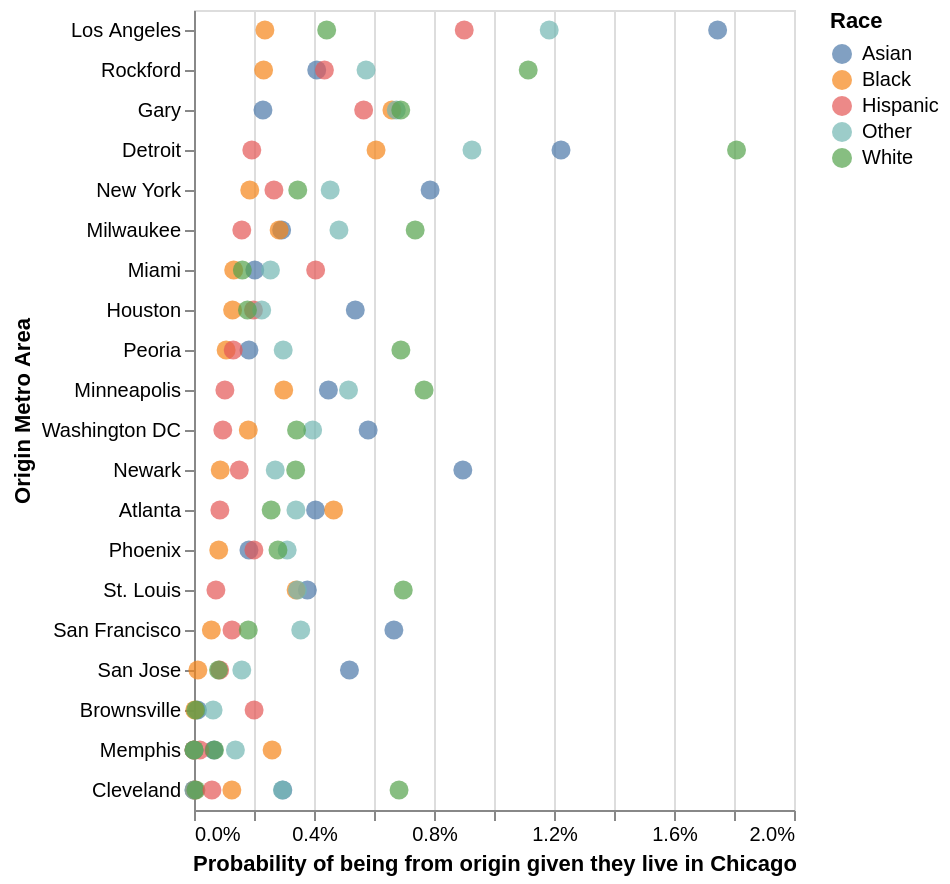

Notebook code cell kept with this figure:
### Code cell
#alt.themes.enable('dark')

chi_in = race[(race["d_cz_name"] == "Chicago") & (race["o_cz_name"] != "Chicago")]
top = (chi_in.sort_values("pr_o_d", ascending=False)
          .groupby("pool").head(8)["o_cz_name"].unique())

graph = alt.Chart(chi_in[chi_in["o_cz_name"].isin(top)]).mark_circle(size=90).encode(
    x=alt.X("pr_o_d:Q", axis=alt.Axis(format="%"), title = "Probability of being from origin given they live in Chicago"),
    y=alt.Y("o_cz_name:N", sort="-x", title = "Origin Metro Area"),
    color=alt.Color("pool:N").legend(title = "Race"),
)

#graph.save('graphs/graph5.png')
graph

### Figure 1 — Vega-Lite specification as saved in the notebook (floating-point values rounded to 4 significant figures)
{"usermeta": {"embedOptions": {"theme": "dark"}}, "config": {"view": {"continuousWidth": 300, "continuousHeight": 300}}, "data": {"name": "data-eb1e91a82b9a837c7d7d92c1ecb78fae"}, "mark": {"type": "circle", "size": 90}, "encoding": {"color": {"field": "pool", "legend": {"title": "Race"}, "type": "nominal"}, "x": {"axis": {"format": "%"}, "field": "pr_o_d", "title": "Probability of being from origin given they live in Chicago", "type": "quantitative"}, "y": {"field": "o_cz_name", "sort": "-x", "title": "Origin Metro Area", "type": "nominal"}}, "$schema": "https://vega.github.io/schema/vega-lite/v6.4.1.json", "datasets": {"data-eb1e91a82b9a837c7d7d92c1ecb78fae": [{"o_cz": 5202, "o_cz_name": "Memphis", "o_state_name": "Tennessee", "d_cz": 24300, "d_cz_name": "Chicago", "d_state_name": "Illinois", "n": 17, "n_tot_o": 1109, "n_tot_d": 25667, "pool": "Asian", "pr_d_o": 0.01533, "pr_o_d": 0.0006623}, {"o_cz": 5202, "o_cz_name": "Memphis", "o_state_name": "Tennessee", "d_cz": 24300, "d_cz_name": "Chicago", "d_state_name": "Illinois", "n": 423, "n_tot_o": 79866, "n_tot_d": 162478, "pool": "Black", "pr_d_o": 0.005296, "pr_o_d": 0.002603}, {"o_cz": 5202, "o_cz_name": "Memphis", "o_state_name": "Tennessee", "d_cz": 24300, "d_cz_name": "Chicago", "d_state_name": "Illinois", "n": 28, "n_tot_o": 2731, "n_tot_d": 143763, "pool": "Hispanic", "pr_d_o": 0.01025, "pr_o_d": 0.0001948}, {"o_cz": 5202, "o_cz_name": "Memphis", "o_state_name": "Tennessee", "d_cz": 24300, "d_cz_name": "Chicago", "d_state_name": "Illinois", "n": 52, "n_tot_o": 7968, "n_tot_d": 37668, "pool": "Other", "pr_d_o": 0.006526, "pr_o_d": 0.00138}, {"o_cz": 5202, "o_cz_name": "Memphis", "o_state_name": "Tennessee", "d_cz": 24300, "d_cz_name": "Chicago", "d_state_name": "Illinois", "n": 325, "n_tot_o": 62647, "n_tot_d": 475936, "pool": "White", "pr_d_o": 0.005188, "pr_o_d": 0.0006829}, {"o_cz": 6502, "o_cz_name": "Cleveland", "o_state_name": "Tennessee", "d_cz": 24300, "d_cz_name": "Chicago", "d_state_name": "Illinois", "n": 0, "n_tot_o": 63, "n_tot_d": 25667, "pool": "Asian", "pr_d_o": 0.0, "pr_o_d": 0.0}, {"o_cz": 6502, "o_cz_name": "Cleveland", "o_state_name": "Tennessee", "d_cz": 24300, "d_cz_name": "Chicago", "d_state_name": "Illinois", "n": 3, "n_tot_o": 879, "n_tot_d": 162478, "pool": "Black", "pr_d_o": 0.003413, "pr_o_d": 1.85e-05}, {"o_cz": 6502, "o_cz_name": "Cleveland", "o_state_name": "Tennessee", "d_cz": 24300, "d_cz_name": "Chicago", "d_state_name": "Illinois", "n": 3, "n_tot_o": 540, "n_tot_d": 143763, "pool": "Hispanic", "pr_d_o": 0.005556, "pr_o_d": 2.09e-05}, {"o_cz": 6502, "o_cz_name": "Cleveland", "o_state_name": "Tennessee", "d_cz": 24300, "d_cz_name": "Chicago", "d_state_name": "Illinois", "n": 0, "n_tot_o": 920, "n_tot_d": 37668, "pool": "Other", "pr_d_o": 0.0, "pr_o_d": 0.0}, {"o_cz": 6502, "o_cz_name": "Cleveland", "o_state_name": "Tennessee", "d_cz": 24300, "d_cz_name": "Chicago", "d_state_name": "Illinois", "n": 31, "n_tot_o": 19746, "n_tot_d": 475936, "pool": "White", "pr_d_o": 0.00157, "pr_o_d": 6.51e-05}, {"o_cz": 7000, "o_cz_name": "Miami", "o_state_name": "Florida", "d_cz": 24300, "d_cz_name": "Chicago", "d_state_name": "Illinois", "n": 52, "n_tot_o": 4710, "n_tot_d": 25667, "pool": "Asian", "pr_d_o": 0.01104, "pr_o_d": 0.002026}, {"o_cz": 7000, "o_cz_name": "Miami", "o_state_name": "Florida", "d_cz": 24300, "d_cz_name": "Chicago", "d_state_name": "Illinois", "n": 215, "n_tot_o": 99738, "n_tot_d": 162478, "pool": "Black", "pr_d_o": 0.002156, "pr_o_d": 0.001323}, {"o_cz": 7000, "o_cz_name": "Miami", "o_state_name": "Florida", "d_cz": 24300, "d_cz_name": "Chicago", "d_state_name": "Illinois", "n": 583, "n_tot_o": 130359, "n_tot_d": 143763, "pool": "Hispanic", "pr_d_o": 0.004472, "pr_o_d": 0.004055}, {"o_cz": 7000, "o_cz_name": "Miami", "o_state_name": "Florida", "d_cz": 24300, "d_cz_name": "Chicago", "d_state_name": "Illinois", "n": 96, "n_tot_o": 18337, "n_tot_d": 37668, "pool": "Other", "pr_d_o": 0.005235, "pr_o_d": 0.002549}, {"o_cz": 7000, "o_cz_name": "Miami", "o_state_name": "Florida", "d_cz": 24300, "d_cz_name": "Chicago", "d_state_name": "Illinois", "n": 767, "n_tot_o": 100093, "n_tot_d": 475936, "pool": "White", "pr_d_o": 0.007663, "pr_o_d": 0.001612}, {"o_cz": 9100, "o_cz_name": "Atlanta", "o_state_name": "Georgia", "d_cz": 24300, "d_cz_name": "Chicago", "d_state_name": "Illinois", "n": 104, "n_tot_o": 9257, "n_tot_d": 25667, "pool": "Asian", "pr_d_o": 0.01123, "pr_o_d": 0.004052}, {"o_cz": 9100, "o_cz_name": "Atlanta", "o_state_name": "Georgia", "d_cz": 24300, "d_cz_name": "Chicago", "d_state_name": "Illinois", "n": 756, "n_tot_o": 170565, "n_tot_d": 162478, "pool": "Black", "pr_d_o": 0.004432, "pr_o_d": 0.004653}, {"o_cz": 9100, "o_cz_name": "Atlanta", "o_state_name": "Georgia", "d_cz": 24300, "d_cz_name": "Chicago", "d_state_name": "Illinois", "n": 124, "n_tot_o": 21817, "n_tot_d": 143763, "pool": "Hispanic", "pr_d_o": 0.005684, "pr_o_d": 0.0008625}, {"o_cz": 9100, "o_cz_name": "Atlanta", "o_state_name": "Georgia", "d_cz": 24300, "d_cz_name": "Chicago", "d_state_name": "Illinois", "n": 128, "n_tot_o": 24622, "n_tot_d": 37668, "pool": "Other", "pr_d_o": 0.005199, "pr_o_d": 0.003398}, {"o_cz": 9100, "o_cz_name": "Atlanta", "o_state_name": "Georgia", "d_cz": 24300, "d_cz_name": "Chicago", "d_state_name": "Illinois", "n": 1224, "n_tot_o": 228467, "n_tot_d": 475936, "pool": "White", "pr_d_o": 0.005357, "pr_o_d": 0.002572}, {"o_cz": 11304, "o_cz_name": "Washington DC", "o_state_name": "DC", "d_cz": 24300, "d_cz_name": "Chicago", "d_state_name": "Illinois", "n": 149, "n_tot_o": 21644, "n_tot_d": 25667, "pool": "Asian", "pr_d_o": 0.006884, "pr_o_d": 0.005805}, {"o_cz": 11304, "o_cz_name": "Washington DC", "o_state_name": "DC", "d_cz": 24300, "d_cz_name": "Chicago", "d_state_name": "Illinois", "n": 294, "n_tot_o": 146944, "n_tot_d": 162478, "pool": "Black", "pr_d_o": 0.002001, "pr_o_d": 0.001809}, {"o_cz": 11304, "o_cz_name": "Washington DC", "o_state_name": "DC", "d_cz": 24300, "d_cz_name": "Chicago", "d_state_name": "Illinois", "n": 138, "n_tot_o": 42084, "n_tot_d": 143763, "pool": "Hispanic", "pr_d_o": 0.003279, "pr_o_d": 0.0009599}, {"o_cz": 11304, "o_cz_name": "Washington DC", "o_state_name": "DC", "d_cz": 24300, "d_cz_name": "Chicago", "d_state_name": "Illinois", "n": 149, "n_tot_o": 30091, "n_tot_d": 37668, "pool": "Other", "pr_d_o": 0.004952, "pr_o_d": 0.003956}, {"o_cz": 11304, "o_cz_name": "Washington DC", "o_state_name": "DC", "d_cz": 24300, "d_cz_name": "Chicago", "d_state_name": "Illinois", "n": 1627, "n_tot_o": 242287, "n_tot_d": 475936, "pool": "White", "pr_d_o": 0.006715, "pr_o_d": 0.003419}, {"o_cz": 11600, "o_cz_name": "Detroit", "o_state_name": "Michigan", "d_cz": 24300, "d_cz_name": "Chicago", "d_state_name": "Illinois", "n": 314, "n_tot_o": 8218, "n_tot_d": 25667, "pool": "Asian", "pr_d_o": 0.03821, "pr_o_d": 0.01223}, {"o_cz": 11600, "o_cz_name": "Detroit", "o_state_name": "Michigan", "d_cz": 24300, "d_cz_name": "Chicago", "d_state_name": "Illinois", "n": 986, "n_tot_o": 147785, "n_tot_d": 162478, "pool": "Black", "pr_d_o": 0.006672, "pr_o_d": 0.006069}, {"o_cz": 11600, "o_cz_name": "Detroit", "o_state_name": "Michigan", "d_cz": 24300, "d_cz_name": "Chicago", "d_state_name": "Illinois", "n": 277, "n_tot_o": 20409, "n_tot_d": 143763, "pool": "Hispanic", "pr_d_o": 0.01357, "pr_o_d": 0.001927}, {"o_cz": 11600, "o_cz_name": "Detroit", "o_state_name": "Michigan", "d_cz": 24300, "d_cz_name": "Chicago", "d_state_name": "Illinois", "n": 349, "n_tot_o": 26235, "n_tot_d": 37668, "pool": "Other", "pr_d_o": 0.0133, "pr_o_d": 0.009265}, {"o_cz": 11600, "o_cz_name": "Detroit", "o_state_name": "Michigan", "d_cz": 24300, "d_cz_name": "Chicago", "d_state_name": "Illinois", "n": 8607, "n_tot_o": 405914, "n_tot_d": 475936, "pool": "White", "pr_d_o": 0.0212, "pr_o_d": 0.01808}, {"o_cz": 14900, "o_cz_name": "Gary", "o_state_name": "Indiana", "d_cz": 24300, "d_cz_name": "Chicago", "d_state_name": "Illinois", "n": 59, "n_tot_o": 513, "n_tot_d": 25667, "pool": "Asian", "pr_d_o": 0.115, "pr_o_d": 0.002299}, {"o_cz": 14900, "o_cz_name": "Gary", "o_state_name": "Indiana", "d_cz": 24300, "d_cz_name": "Chicago", "d_state_name": "Illinois", "n": 1072, "n_tot_o": 15580, "n_tot_d": 162478, "pool": "Black", "pr_d_o": 0.06881, "pr_o_d": 0.006598}, {"o_cz": 14900, "o_cz_name": "Gary", "o_state_name": "Indiana", "d_cz": 24300, "d_cz_name": "Chicago", "d_state_name": "Illinois", "n": 813, "n_tot_o": 10456, "n_tot_d": 143763, "pool": "Hispanic", "pr_d_o": 0.07775, "pr_o_d": 0.005655}, {"o_cz": 14900, "o_cz_name": "Gary", "o_state_name": "Indiana", "d_cz": 24300, "d_cz_name": "Chicago", "d_state_name": "Illinois", "n": 254, "n_tot_o": 3048, "n_tot_d": 37668, "pool": "Other", "pr_d_o": 0.08333, "pr_o_d": 0.006743}, {"o_cz": 14900, "o_cz_name": "Gary", "o_state_name": "Indiana", "d_cz": 24300, "d_cz_name": "Chicago", "d_state_name": "Illinois", "n": 3280, "n_tot_o": 53321, "n_tot_d": 475936, "pool": "White", "pr_d_o": 0.06151, "pr_o_d": 0.006892}, {"o_cz": 15200, "o_cz_name": "Cleveland", "o_state_name": "Ohio", "d_cz": 24300, "d_cz_name": "Chicago", "d_state_name": "Illinois", "n": 76, "n_tot_o": 2601, "n_tot_d": 25667, "pool": "Asian", "pr_d_o": 0.02922, "pr_o_d": 0.002961}, {"o_cz": 15200, "o_cz_name": "Cleveland", "o_state_name": "Ohio", "d_cz": 24300, "d_cz_name": "Chicago", "d_state_name": "Illinois", "n": 205, "n_tot_o": 61305, "n_tot_d": 162478, "pool": "Black", "pr_d_o": 0.003344, "pr_o_d": 0.001262}, {"o_cz": 15200, "o_cz_name": "Cleveland", "o_state_name": "Ohio", "d_cz": 24300, "d_cz_name": "Chicago", "d_state_name": "Illinois", "n": 86, "n_tot_o": 10070, "n_tot_d": 143763, "pool": "Hispanic", "pr_d_o": 0.00854, "pr_o_d": 0.0005982}, {"o_cz": 15200, "o_cz_name": "Cleveland", "o_state_name": "Ohio", "d_cz": 24300, "d_cz_name": "Chicago", "d_state_name": "Illinois", "n": 111, "n_tot_o": 11687, "n_tot_d": 37668, "pool": "Other", "pr_d_o": 0.009498, "pr_o_d": 0.002947}, {"o_cz": 15200, "o_cz_name": "Cleveland", "o_state_name": "Ohio", "d_cz": 24300, "d_cz_name": "Chicago", "d_state_name": "Illinois", "n": 3253, "n_tot_o": 215779, "n_tot_d": 475936, "pool": "White", "pr_d_o": 0.01508, "pr_o_d": 0.006835}, {"o_cz": 19400, "o_cz_name": "New York", "o_state_name": "New York", "d_cz": 24300, "d_cz_name": "Chicago", "d_state_name": "Illinois", "n": 202, "n_tot_o": 49168, "n_tot_d": 25667, "pool": "Asian", "pr_d_o": 0.004108, "pr_o_d": 0.00787}, {"o_cz": 19400, "o_cz_name": "New York", "o_state_name": "New York", "d_cz": 24300, "d_cz_name": "Chicago", "d_state_name": "Illinois", "n": 302, "n_tot_o": 222094, "n_tot_d": 162478, "pool": "Black", "pr_d_o": 0.00136, "pr_o_d": 0.001859}, {"o_cz": 19400, "o_cz_name": "New York", "o_state_name": "New York", "d_cz": 24300, "d_cz_name": "Chicago", "d_state_name": "Illinois", "n": 383, "n_tot_o": 246637, "n_tot_d": 143763, "pool": "Hispanic", "pr_d_o": 0.001553, "pr_o_d": 0.002664}, {"o_cz": 19400, "o_cz_name": "New York", "o_state_name": "New York", "d_cz": 24300, "d_cz_name": "Chicago", "d_state_name": "Illinois", "n": 171, "n_tot_o": 61633, "n_tot_d": 37668, "pool": "Other", "pr_d_o": 0.002775, "pr_o_d": 0.00454}, {"o_cz": 19400, "o_cz_name": "New York", "o_state_name": "New York", "d_cz": 24300, "d_cz_name": "Chicago", "d_state_name": "Illinois", "n": 1646, "n_tot_o": 429072, "n_tot_d": 475936, "pool": "White", "pr_d_o": 0.003836, "pr_o_d": 0.003458}, {"o_cz": 19600, "o_cz_name": "Newark", "o_state_name": "New Jersey", "d_cz": 24300, "d_cz_name": "Chicago", "d_state_name": "Illinois", "n": 230, "n_tot_o": 30052, "n_tot_d": 25667, "pool": "Asian", "pr_d_o": 0.007653, "pr_o_d": 0.008961}, {"o_cz": 19600, "o_cz_name": "Newark", "o_state_name": "New Jersey", "d_cz": 24300, "d_cz_name": "Chicago", "d_state_name": "Illinois", "n": 142, "n_tot_o": 90697, "n_tot_d": 162478, "pool": "Black", "pr_d_o": 0.001566, "pr_o_d": 0.000874}, {"o_cz": 19600, "o_cz_name": "Newark", "o_state_name": "New Jersey", "d_cz": 24300, "d_cz_name": "Chicago", "d_state_name": "Illinois", "n": 217, "n_tot_o": 95746, "n_tot_d": 143763, "pool": "Hispanic", "pr_d_o": 0.002266, "pr_o_d": 0.001509}, {"o_cz": 19600, "o_cz_name": "Newark", "o_state_name": "New Jersey", "d_cz": 24300, "d_cz_name": "Chicago", "d_state_name": "Illinois", "n": 102, "n_tot_o": 27109, "n_tot_d": 37668, "pool": "Other", "pr_d_o": 0.003763, "pr_o_d": 0.002708}, {"o_cz": 19600, "o_cz_name": "Newark", "o_state_name": "New Jersey", "d_cz": 24300, "d_cz_name": "Chicago", "d_state_name": "Illinois", "n": 1613, "n_tot_o": 330645, "n_tot_d": 475936, "pool": "White", "pr_d_o": 0.004878, "pr_o_d": 0.003389}, {"o_cz": 21501, "o_cz_name": "Minneapolis", "o_state_name": "Minnesota", "d_cz": 24300, "d_cz_name": "Chicago", "d_state_name": "Illinois", "n": 115, "n_tot_o": 13632, "n_tot_d": 25667, "pool": "Asian", "pr_d_o": 0.008436, "pr_o_d": 0.004481}, {"o_cz": 21501, "o_cz_name": "Minneapolis", "o_state_name": "Minnesota", "d_cz": 24300, "d_cz_name": "Chicago", "d_state_name": "Illinois", "n": 486, "n_tot_o": 22273, "n_tot_d": 162478, "pool": "Black", "pr_d_o": 0.02182, "pr_o_d": 0.002991}, {"o_cz": 21501, "o_cz_name": "Minneapolis", "o_state_name": "Minnesota", "d_cz": 24300, "d_cz_name": "Chicago", "d_state_name": "Illinois", "n": 148, "n_tot_o": 11489, "n_tot_d": 143763, "pool": "Hispanic", "pr_d_o": 0.01288, "pr_o_d": 0.00103}, {"o_cz": 21501, "o_cz_name": "Minneapolis", "o_state_name": "Minnesota", "d_cz": 24300, "d_cz_name": "Chicago", "d_state_name": "Illinois", "n": 194, "n_tot_o": 16960, "n_tot_d": 37668, "pool": "Other", "pr_d_o": 0.01144, "pr_o_d": 0.00515}, {"o_cz": 21501, "o_cz_name": "Minneapolis", "o_state_name": "Minnesota", "d_cz": 24300, "d_cz_name": "Chicago", "d_state_name": "Illinois", "n": 3650, "n_tot_o": 278291, "n_tot_d": 475936, "pool": "White", "pr_d_o": 0.01312, "pr_o_d": 0.007669}, {"o_cz": 23900, "o_cz_name": "Peoria", "o_state_name": "Illinois", "d_cz": 24300, "d_cz_name": "Chicago", "d_state_name": "Illinois", "n": 47, "n_tot_o": 394, "n_tot_d": 25667, "pool": "Asian", "pr_d_o": 0.1193, "pr_o_d": 0.001831}, {"o_cz": 23900, "o_cz_name": "Peoria", "o_state_name": "Illinois", "d_cz": 24300, "d_cz_name": "Chicago", "d_state_name": "Illinois", "n": 174, "n_tot_o": 4977, "n_tot_d": 162478, "pool": "Black", "pr_d_o": 0.03496, "pr_o_d": 0.001071}, {"o_cz": 23900, "o_cz_name": "Peoria", "o_state_name": "Illinois", "d_cz": 24300, "d_cz_name": "Chicago", "d_state_name": "Illinois", "n": 188, "n_tot_o": 2277, "n_tot_d": 143763, "pool": "Hispanic", "pr_d_o": 0.08256, "pr_o_d": 0.001308}, {"o_cz": 23900, "o_cz_name": "Peoria", "o_state_name": "Illinois", "d_cz": 24300, "d_cz_name": "Chicago", "d_state_name": "Illinois", "n": 112, "n_tot_o": 2081, "n_tot_d": 37668, "pool": "Other", "pr_d_o": 0.05382, "pr_o_d": 0.002973}, {"o_cz": 23900, "o_cz_name": "Peoria", "o_state_name": "Illinois", "d_cz": 24300, "d_cz_name": "Chicago", "d_state_name": "Illinois", "n": 3282, "n_tot_o": 52856, "n_tot_d": 475936, "pool": "White", "pr_d_o": 0.06209, "pr_o_d": 0.006896}, {"o_cz": 24100, "o_cz_name": "Milwaukee", "o_state_name": "Wisconsin", "d_cz": 24300, "d_cz_name": "Chicago", "d_state_name": "Illinois", "n": 75, "n_tot_o": 3164, "n_tot_d": 25667, "pool": "Asian", "pr_d_o": 0.0237, "pr_o_d": 0.002922}, {"o_cz": 24100, "o_cz_name": "Milwaukee", "o_state_name": "Wisconsin", "d_cz": 24300, "d_cz_name": "Chicago", "d_state_name": "Illinois", "n": 461, "n_tot_o": 35678, "n_tot_d": 162478, "pool": "Black", "pr_d_o": 0.01292, "pr_o_d": 0.002837}, {"o_cz": 24100, "o_cz_name": "Milwaukee", "o_state_name": "Wisconsin", "d_cz": 24300, "d_cz_name": "Chicago", "d_state_name": "Illinois", "n": 229, "n_tot_o": 13641, "n_tot_d": 143763, "pool": "Hispanic", "pr_d_o": 0.01679, "pr_o_d": 0.001593}, {"o_cz": 24100, "o_cz_name": "Milwaukee", "o_state_name": "Wisconsin", "d_cz": 24300, "d_cz_name": "Chicago", "d_state_name": "Illinois", "n": 182, "n_tot_o": 8320, "n_tot_d": 37668, "pool": "Other", "pr_d_o": 0.02187, "pr_o_d": 0.004832}, {"o_cz": 24100, "o_cz_name": "Milwaukee", "o_state_name": "Wisconsin", "d_cz": 24300, "d_cz_name": "Chicago", "d_state_name": "Illinois", "n": 3509, "n_tot_o": 134582, "n_tot_d": 475936, "pool": "White", "pr_d_o": 0.02607, "pr_o_d": 0.007373}, {"o_cz": 24400, "o_cz_name": "Rockford", "o_state_name": "Illinois", "d_cz": 24300, "d_cz_name": "Chicago", "d_state_name": "Illinois", "n": 105, "n_tot_o": 692, "n_tot_d": 25667, "pool": "Asian", "pr_d_o": 0.1517, "pr_o_d": 0.004091}, {"o_cz": 24400, "o_cz_name": "Rockford", "o_state_name": "Illinois", "d_cz": 24300, "d_cz_name": "Chicago", "d_state_name": "Illinois", "n": 377, "n_tot_o": 6001, "n_tot_d": 162478, "pool": "Black", "pr_d_o": 0.06282, "pr_o_d": 0.00232}, {"o_cz": 24400, "o_cz_name": "Rockford", "o_state_name": "Illinois", "d_cz": 24300, "d_cz_name": "Chicago", "d_state_name": "Illinois", "n": 625, "n_tot_o": 5931, "n_tot_d": 143763, "pool": "Hispanic", "pr_d_o": 0.1054, "pr_o_d": 0.004347}, {"o_cz": 24400, "o_cz_name": "Rockford", "o_state_name": "Illinois", "d_cz": 24300, "d_cz_name": "Chicago", "d_state_name": "Illinois", "n": 216, "n_tot_o": 2614, "n_tot_d": 37668, "pool": "Other", "pr_d_o": 0.08263, "pr_o_d": 0.005734}, {"o_cz": 24400, "o_cz_name": "Rockford", "o_state_name": "Illinois", "d_cz": 24300, "d_cz_name": "Chicago", "d_state_name": "Illinois", "n": 5302, "n_tot_o": 60457, "n_tot_d": 475936, "pool": "White", "pr_d_o": 0.0877, "pr_o_d": 0.01114}, {"o_cz": 24701, "o_cz_name": "St. Louis", "o_state_name": "Missouri", "d_cz": 24300, "d_cz_name": "Chicago", "d_state_name": "Illinois", "n": 97, "n_tot_o": 2222, "n_tot_d": 25667, "pool": "Asian", "pr_d_o": 0.04365, "pr_o_d": 0.003779}, {"o_cz": 24701, "o_cz_name": "St. Louis", "o_state_name": "Missouri", "d_cz": 24300, "d_cz_name": "Chicago", "d_state_name": "Illinois", "n": 553, "n_tot_o": 66831, "n_tot_d": 162478, "pool": "Black", "pr_d_o": 0.008275, "pr_o_d": 0.003403}, {"o_cz": 24701, "o_cz_name": "St. Louis", "o_state_name": "Missouri", "d_cz": 24300, "d_cz_name": "Chicago", "d_state_name": "Illinois", "n": 105, "n_tot_o": 5358, "n_tot_d": 143763, "pool": "Hispanic", "pr_d_o": 0.0196, "pr_o_d": 0.0007304}, {"o_cz": 24701, "o_cz_name": "St. Louis", "o_state_name": "Missouri", "d_cz": 24300, "d_cz_name": "Chicago", "d_state_name": "Illinois", "n": 130, "n_tot_o": 11626, "n_tot_d": 37668, "pool": "Other", "pr_d_o": 0.01118, "pr_o_d": 0.003451}, {"o_cz": 24701, "o_cz_name": "St. Louis", "o_state_name": "Missouri", "d_cz": 24300, "d_cz_name": "Chicago", "d_state_name": "Illinois", "n": 3320, "n_tot_o": 201847, "n_tot_d": 475936, "pool": "White", "pr_d_o": 0.01645, "pr_o_d": 0.006976}, {"o_cz": 30906, "o_cz_name": "Memphis", "o_state_name": "Texas", "d_cz": 24300, "d_cz_name": "Chicago", "d_state_name": "Illinois", "n": 0, "n_tot_o": 2, "n_tot_d": 25667, "pool": "Asian", "pr_d_o": 0.0, "pr_o_d": 0.0}, {"o_cz": 30906, "o_cz_name": "Memphis", "o_state_name": "Texas", "d_cz": 24300, "d_cz_name": "Chicago", "d_state_name": "Illinois", "n": 0, "n_tot_o": 58, "n_tot_d": 162478, "pool": "Black", "pr_d_o": 0.0, "pr_o_d": 0.0}, {"o_cz": 30906, "o_cz_name": "Memphis", "o_state_name": "Texas", "d_cz": 24300, "d_cz_name": "Chicago", "d_state_name": "Illinois", "n": 0, "n_tot_o": 250, "n_tot_d": 143763, "pool": "Hispanic", "pr_d_o": 0.0, "pr_o_d": 0.0}, {"o_cz": 30906, "o_cz_name": "Memphis", "o_state_name": "Texas", "d_cz": 24300, "d_cz_name": "Chicago", "d_state_name": "Illinois", "n": 0, "n_tot_o": 37, "n_tot_d": 37668, "pool": "Other", "pr_d_o": 0.0, "pr_o_d": 0.0}, {"o_cz": 30906, "o_cz_name": "Memphis", "o_state_name": "Texas", "d_cz": 24300, "d_cz_name": "Chicago", "d_state_name": "Illinois", "n": 1, "n_tot_o": 643, "n_tot_d": 475936, "pool": "White", "pr_d_o": 0.001555, "pr_o_d": 2.1e-06}, {"o_cz": 31600, "o_cz_name": "Brownsville", "o_state_name": "Texas", "d_cz": 24300, "d_cz_name": "Chicago", "d_state_name": "Illinois", "n": 3, "n_tot_o": 343, "n_tot_d": 25667, "pool": "Asian", "pr_d_o": 0.008746, "pr_o_d": 0.0001169}, {"o_cz": 31600, "o_cz_name": "Brownsville", "o_state_name": "Texas", "d_cz": 24300, "d_cz_name": "Chicago", "d_state_name": "Illinois", "n": 4, "n_tot_o": 368, "n_tot_d": 162478, "pool": "Black", "pr_d_o": 0.01087, "pr_o_d": 2.46e-05}, {"o_cz": 31600, "o_cz_name": "Brownsville", "o_state_name": "Texas", "d_cz": 24300, "d_cz_name": "Chicago", "d_state_name": "Illinois", "n": 288, "n_tot_o": 116356, "n_tot_d": 143763, "pool": "Hispanic", "pr_d_o": 0.002475, "pr_o_d": 0.002003}, {"o_cz": 31600, "o_cz_name": "Brownsville", "o_state_name": "Texas", "d_cz": 24300, "d_cz_name": "Chicago", "d_state_name": "Illinois", "n": 24, "n_tot_o": 7210, "n_tot_d": 37668, "pool": "Other", "pr_d_o": 0.003329, "pr_o_d": 0.0006371}, {"o_cz": 31600, "o_cz_name": "Brownsville", "o_state_name": "Texas", "d_cz": 24300, "d_cz_name": "Chicago", "d_state_name": "Illinois", "n": 27, "n_tot_o": 8044, "n_tot_d": 475936, "pool": "White", "pr_d_o": 0.003357, "pr_o_d": 5.67e-05}, {"o_cz": 32000, "o_cz_name": "Houston", "o_state_name": "Texas", "d_cz": 24300, "d_cz_name": "Chicago", "d_state_name": "Illinois", "n": 138, "n_tot_o": 18140, "n_tot_d": 25667, "pool": "Asian", "pr_d_o": 0.007607, "pr_o_d": 0.005377}, {"o_cz": 32000, "o_cz_name": "Houston", "o_state_name": "Texas", "d_cz": 24300, "d_cz_name": "Chicago", "d_state_name": "Illinois", "n": 209, "n_tot_o": 112466, "n_tot_d": 162478, "pool": "Black", "pr_d_o": 0.001858, "pr_o_d": 0.001286}, {"o_cz": 32000, "o_cz_name": "Houston", "o_state_name": "Texas", "d_cz": 24300, "d_cz_name": "Chicago", "d_state_name": "Illinois", "n": 285, "n_tot_o": 159614, "n_tot_d": 143763, "pool": "Hispanic", "pr_d_o": 0.001786, "pr_o_d": 0.001982}, {"o_cz": 32000, "o_cz_name": "Houston", "o_state_name": "Texas", "d_cz": 24300, "d_cz_name": "Chicago", "d_state_name": "Illinois", "n": 85, "n_tot_o": 26307, "n_tot_d": 37668, "pool": "Other", "pr_d_o": 0.003231, "pr_o_d": 0.002257}, {"o_cz": 32000, "o_cz_name": "Houston", "o_state_name": "Texas", "d_cz": 24300, "d_cz_name": "Chicago", "d_state_name": "Illinois", "n": 848, "n_tot_o": 233626, "n_tot_d": 475936, "pool": "White", "pr_d_o": 0.00363, "pr_o_d": 0.001782}, {"o_cz": 35001, "o_cz_name": "Phoenix", "o_state_name": "Arizona", "d_cz": 24300, "d_cz_name": "Chicago", "d_state_name": "Illinois", "n": 47, "n_tot_o": 5456, "n_tot_d": 25667, "pool": "Asian", "pr_d_o": 0.008614, "pr_o_d": 0.001831}, {"o_cz": 35001, "o_cz_name": "Phoenix", "o_state_name": "Arizona", "d_cz": 24300, "d_cz_name": "Chicago", "d_state_name": "Illinois", "n": 134, "n_tot_o": 17983, "n_tot_d": 162478, "pool": "Black", "pr_d_o": 0.007451, "pr_o_d": 0.0008247}, {"o_cz": 35001, "o_cz_name": "Phoenix", "o_state_name": "Arizona", "d_cz": 24300, "d_cz_name": "Chicago", "d_state_name": "Illinois", "n": 287, "n_tot_o": 105669, "n_tot_d": 143763, "pool": "Hispanic", "pr_d_o": 0.002716, "pr_o_d": 0.001996}, {"o_cz": 35001, "o_cz_name": "Phoenix", "o_state_name": "Arizona", "d_cz": 24300, "d_cz_name": "Chicago", "d_state_name": "Illinois", "n": 117, "n_tot_o": 30443, "n_tot_d": 37668, "pool": "Other", "pr_d_o": 0.003843, "pr_o_d": 0.003106}, {"o_cz": 35001, "o_cz_name": "Phoenix", "o_state_name": "Arizona", "d_cz": 24300, "d_cz_name": "Chicago", "d_state_name": "Illinois", "n": 1332, "n_tot_o": 206488, "n_tot_d": 475936, "pool": "White", "pr_d_o": 0.006451, "pr_o_d": 0.002799}, {"o_cz": 37500, "o_cz_name": "San Jose", "o_state_name": "California", "d_cz": 24300, "d_cz_name": "Chicago", "d_state_name": "Illinois", "n": 133, "n_tot_o": 31768, "n_tot_d": 25667, "pool": "Asian", "pr_d_o": 0.004187, "pr_o_d": 0.005182}, {"o_cz": 37500, "o_cz_name": "San Jose", "o_state_name": "California", "d_cz": 24300, "d_cz_name": "Chicago", "d_state_name": "Illinois", "n": 21, "n_tot_o": 5240, "n_tot_d": 162478, "pool": "Black", "pr_d_o": 0.004008, "pr_o_d": 0.0001292}, {"o_cz": 37500, "o_cz_name": "San Jose", "o_state_name": "California", "d_cz": 24300, "d_cz_name": "Chicago", "d_state_name": "Illinois", "n": 123, "n_tot_o": 73223, "n_tot_d": 143763, "pool": "Hispanic", "pr_d_o": 0.00168, "pr_o_d": 0.0008556}, {"o_cz": 37500, "o_cz_name": "San Jose", "o_state_name": "California", "d_cz": 24300, "d_cz_name": "Chicago", "d_state_name": "Illinois", "n": 60, "n_tot_o": 18110, "n_tot_d": 37668, "pool": "Other", "pr_d_o": 0.003313, "pr_o_d": 0.001593}, {"o_cz": 37500, "o_cz_name": "San Jose", "o_state_name": "California", "d_cz": 24300, "d_cz_name": "Chicago", "d_state_name": "Illinois", "n": 389, "n_tot_o": 82868, "n_tot_d": 475936, "pool": "White", "pr_d_o": 0.004694, "pr_o_d": 0.0008173}, {"o_cz": 37800, "o_cz_name": "San Francisco", "o_state_name": "California", "d_cz": 24300, "d_cz_name": "Chicago", "d_state_name": "Illinois", "n": 171, "n_tot_o": 60067, "n_tot_d": 25667, "pool": "Asian", "pr_d_o": 0.002847, "pr_o_d": 0.006662}, {"o_cz": 37800, "o_cz_name": "San Francisco", "o_state_name": "California", "d_cz": 24300, "d_cz_name": "Chicago", "d_state_name": "Illinois", "n": 94, "n_tot_o": 46561, "n_tot_d": 162478, "pool": "Black", "pr_d_o": 0.002019, "pr_o_d": 0.0005785}, {"o_cz": 37800, "o_cz_name": "San Francisco", "o_state_name": "California", "d_cz": 24300, "d_cz_name": "Chicago", "d_state_name": "Illinois", "n": 182, "n_tot_o": 86184, "n_tot_d": 143763, "pool": "Hispanic", "pr_d_o": 0.002112, "pr_o_d": 0.001266}, {"o_cz": 37800, "o_cz_name": "San Francisco", "o_state_name": "California", "d_cz": 24300, "d_cz_name": "Chicago", "d_state_name": "Illinois", "n": 134, "n_tot_o": 42768, "n_tot_d": 37668, "pool": "Other", "pr_d_o": 0.003133, "pr_o_d": 0.003557}, {"o_cz": 37800, "o_cz_name": "San Francisco", "o_state_name": "California", "d_cz": 24300, "d_cz_name": "Chicago", "d_state_name": "Illinois", "n": 861, "n_tot_o": 170411, "n_tot_d": 475936, "pool": "White", "pr_d_o": 0.005052, "pr_o_d": 0.001809}, {"o_cz": 38300, "o_cz_name": "Los Angeles", "o_state_name": "California", "d_cz": 24300, "d_cz_name": "Chicago", "d_state_name": "Illinois", "n": 448, "n_tot_o": 125069, "n_tot_d": 25667, "pool": "Asian", "pr_d_o": 0.003582, "pr_o_d": 0.01745}, {"o_cz": 38300, "o_cz_name": "Los Angeles", "o_state_name": "California", "d_cz": 24300, "d_cz_name": "Chicago", "d_state_name": "Illinois", "n": 384, "n_tot_o": 146589, "n_tot_d": 162478, "pool": "Black", "pr_d_o": 0.00262, "pr_o_d": 0.002363}, {"o_cz": 38300, "o_cz_name": "Los Angeles", "o_state_name": "California", "d_cz": 24300, "d_cz_name": "Chicago", "d_state_name": "Illinois", "n": 1295, "n_tot_o": 817323, "n_tot_d": 143763, "pool": "Hispanic", "pr_d_o": 0.001584, "pr_o_d": 0.009008}, {"o_cz": 38300, "o_cz_name": "Los Angeles", "o_state_name": "California", "d_cz": 24300, "d_cz_name": "Chicago", "d_state_name": "Illinois", "n": 446, "n_tot_o": 121039, "n_tot_d": 37668, "pool": "Other", "pr_d_o": 0.003685, "pr_o_d": 0.01184}, {"o_cz": 38300, "o_cz_name": "Los Angeles", "o_state_name": "California", "d_cz": 24300, "d_cz_name": "Chicago", "d_state_name": "Illinois", "n": 2105, "n_tot_o": 545288, "n_tot_d": 475936, "pool": "White", "pr_d_o": 0.00386, "pr_o_d": 0.004423}]}}
